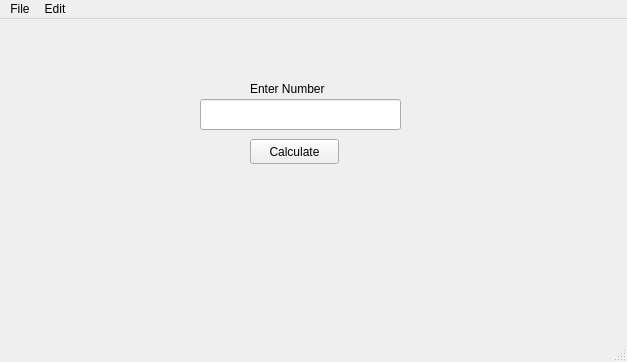
<?xml version="1.0" encoding="UTF-8"?>
<ui version="4.0">
 <class>MainWindow</class>
 <widget class="QMainWindow" name="MainWindow">
  <property name="geometry">
   <rect>
    <x>0</x>
    <y>0</y>
    <width>627</width>
    <height>362</height>
   </rect>
  </property>
  <property name="windowTitle">
   <string>MainWindow</string>
  </property>
  <widget class="QWidget" name="centralwidget">
   <widget class="QLineEdit" name="lineEdit">
    <property name="geometry">
     <rect>
      <x>200</x>
      <y>80</y>
      <width>201</width>
      <height>31</height>
     </rect>
    </property>
   </widget>
   <widget class="QLabel" name="label">
    <property name="geometry">
     <rect>
      <x>250</x>
      <y>60</y>
      <width>101</width>
      <height>20</height>
     </rect>
    </property>
    <property name="text">
     <string>Enter Number</string>
    </property>
   </widget>
   <widget class="QPushButton" name="pushButton">
    <property name="geometry">
     <rect>
      <x>250</x>
      <y>120</y>
      <width>89</width>
      <height>25</height>
     </rect>
    </property>
    <property name="text">
     <string>Calculate</string>
    </property>
   </widget>
  </widget>
  <widget class="QMenuBar" name="menubar">
   <property name="geometry">
    <rect>
     <x>0</x>
     <y>0</y>
     <width>627</width>
     <height>22</height>
    </rect>
   </property>
   <widget class="QMenu" name="menuFile">
    <property name="title">
     <string>File</string>
    </property>
    <addaction name="actionOpen"/>
    <addaction name="actionSave"/>
    <addaction name="actionSave_as"/>
   </widget>
   <widget class="QMenu" name="menuEdit">
    <property name="title">
     <string>Edit</string>
    </property>
    <addaction name="actionItalic"/>
    <addaction name="actionBold_unbold"/>
    <addaction name="actionSuperscript"/>
    <addaction name="actionSubscript"/>
    <addaction name="actionCopy"/>
    <addaction name="actionPaste"/>
    <addaction name="actionCut"/>
    <addaction name="actionSelect_All"/>
   </widget>
   <addaction name="menuFile"/>
   <addaction name="menuEdit"/>
  </widget>
  <widget class="QStatusBar" name="statusbar"/>
  <action name="actionOpen">
   <property name="text">
    <string>Open</string>
   </property>
  </action>
  <action name="actionSave">
   <property name="text">
    <string>Save</string>
   </property>
  </action>
  <action name="actionSave_as">
   <property name="text">
    <string>Save as</string>
   </property>
  </action>
  <action name="actionItalic">
   <property name="text">
    <string>Italic</string>
   </property>
  </action>
  <action name="actionBold_unbold">
   <property name="text">
    <string>Bold/unbold</string>
   </property>
  </action>
  <action name="actionSuperscript">
   <property name="text">
    <string>Superscript</string>
   </property>
  </action>
  <action name="actionSubscript">
   <property name="text">
    <string>Subscript</string>
   </property>
  </action>
  <action name="actionCopy">
   <property name="text">
    <string>Copy</string>
   </property>
  </action>
  <action name="actionPaste">
   <property name="text">
    <string>Paste</string>
   </property>
  </action>
  <action name="actionCut">
   <property name="text">
    <string>Cut</string>
   </property>
  </action>
  <action name="actionSelect_All">
   <property name="text">
    <string>Select All</string>
   </property>
  </action>
 </widget>
 <resources/>
 <connections/>
</ui>
